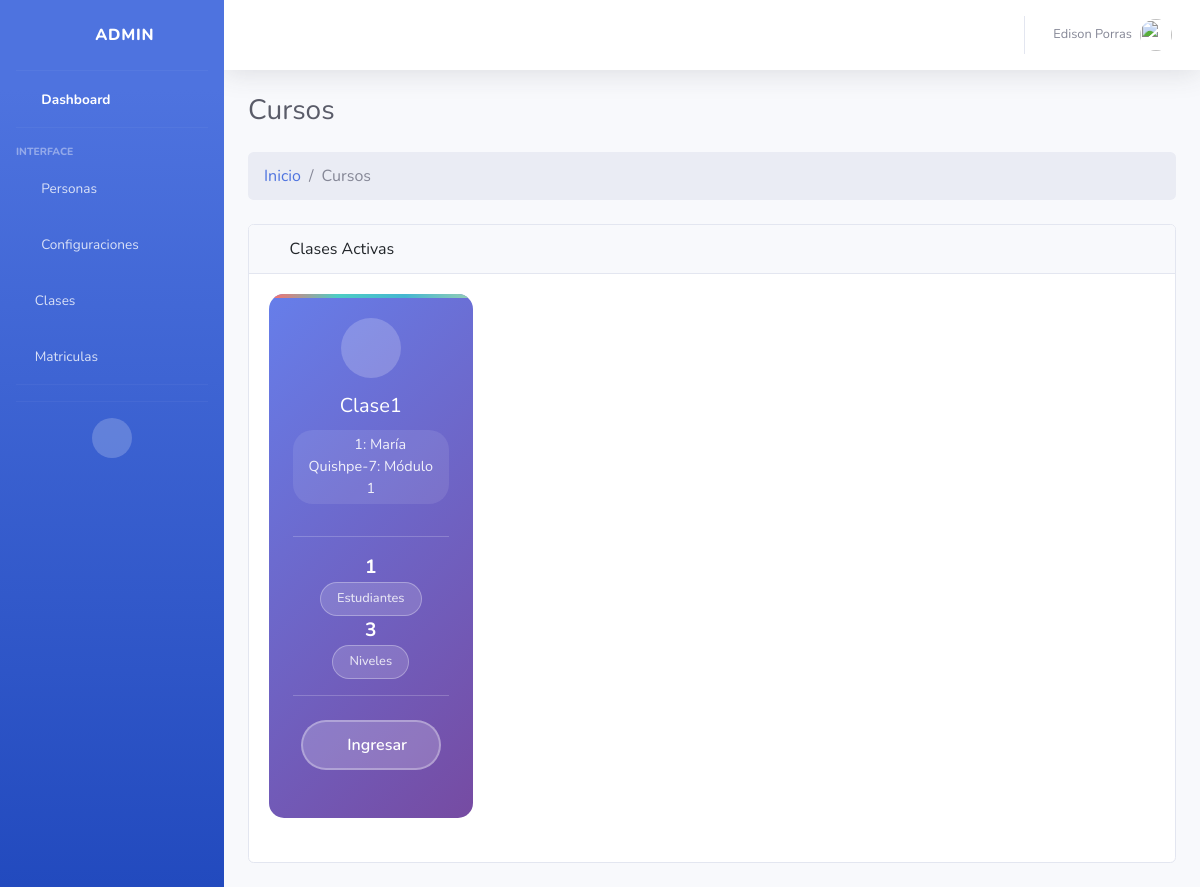
Page /matricula/ (signed in) on the committed database.
### Aplicaciones/core/models.py (models this page shows, shortened)
class Clases (models.Model):
    cla_id = models.AutoField(primary_key=True)
    fk_docente = models.ForeignKey(Docentes,verbose_name='Docente',on_delete=models.CASCADE)
    fk_modulo = models.ForeignKey(Modulos,verbose_name='Modulo',on_delete=models.CASCADE)
    cla_nombre = models.CharField(max_length=100,null=False,verbose_name="Clase:")
    cla_estado = models.BooleanField(default=True,verbose_name='Estado:')
    cla_fecha_creacion = models.DateTimeField(auto_now_add=True,verbose_name='Creado el:')
    cla_fecha_actualizacion = models.DateTimeField(auto_now=True,verbose_name='Actualizado el:')

class Docentes(models.Model):
    doc_id = models.AutoField(primary_key=True)
    fk_id_persona = models.ForeignKey(Personas,verbose_name='Persona',on_delete=models.CASCADE)
    doc_cargo = models.CharField(max_length=100,default="Null",null=False,verbose_name="Cargo:")
    doc_fotografia = models.ImageField(upload_to='docentes/',default=None,verbose_name="Fotografía:")
    doc_estado = models.BooleanField(default=True,verbose_name='Estado:')
    def __str__(self):
        return f"{self.doc_id}: {self.fk_id_persona.fk_id_usuario.first_name} {self.fk_id_persona.fk_id_usuario.last_name}"

class Personas(models.Model):
    per_id = models.AutoField(primary_key=True)
    fk_id_usuario = models.ForeignKey(User,verbose_name='Usuario',on_delete=models.CASCADE)
    per_segundo_nombre = models.CharField(max_length=50,default="Null",null=False,verbose_name="Segundo nombre:")
    per_segundo_apellido = models.CharField(max_length=50,default="Null",null=False,verbose_name="Segundo apellido:")
    per_fecha_nacimiento = models.DateField(
    null=True,          # permite guardar NULL en la base de datos
    blank=True,         # permite dejarlo en blanco en formularios
    verbose_name="Fecha de nacimiento:"
)
    per_cedula = models.CharField(max_length=15,default="Null",null=False,verbose_name="Cédula:")
    per_telefono = models.CharField(max_length=15,default="Null",null=True,verbose_name="Teléfono:")
    per_fecha_actualizacion = models.DateTimeField(auto_now=True,verbose_name='Actualizado el:')

class Modulos(models.Model):
    mod_id = models.AutoField(primary_key=True)
    mod_nombre = models.CharField(max_length=50,null=False,unique=True,verbose_name="Nombre del modulo:")
    mod_descripcion = models.CharField(max_length=100,null=False,verbose_name="Descripción del modulo:")
    mod_estado = models.BooleanField(default=True,verbose_name='Estado:')
    mod_fecha_creacion = models.DateTimeField(auto_now_add=True,verbose_name='Creado el:')
    mod_fecha_actualizacion = models.DateTimeField(auto_now=True,verbose_name='Actualizado el:')
    def __str__(self):
        return f"{self.mod_id}: {self.mod_nombre}"

### Aplicaciones/core/views/crud_matricula_views.py (the view)
# urls.py: path('', loguin_views.index, name='loguin_index'),
@admin_required
def index(request):
    clases = Clases.objects.annotate(
        num_matriculados=Count('matriculas'),
    )
    return render(request, 'matricula/Index.html', {'clases': clases})

### Aplicaciones/core/context_processors.py (called while the page is built, shortened)
def foto_perfil_usuario(request):
    if request.user.is_authenticated:
        try:
            persona = Personas.objects.get(fk_id_usuario=request.user)
        except Personas.DoesNotExist:
            return {'foto_perfil': None}
    return {'foto_perfil': None}

### Aplicaciones/core/templates/matricula/Index.html (shortened to what this page needs)
{% extends "plantillas/MasterAdmin.html" %}
{% load static %}
{% block content %}
<div class="container-fluid ">
    <div class="d-sm-flex align-items-center justify-content-between mb-4">
        <h1 class="h3 mb-0 text-gray-800">Cursos</h1>
    </div>
    <ol class="breadcrumb mb-4">
        <li class="breadcrumb-item"><a href="{% url 'core_admin' %}">Inicio</a></li>
        <li class="breadcrumb-item active">Cursos</li>
    </ol>
    <div class="card mb-4">
        <div class="card-header">
            <i class="fas fa-table me-1"></i>
            Clases Activas
        </div>
        <div class="card-body">
                <div class="row">
                        {% for clase in clases %}
                        <div class="col-md-4 col-lg-3 mb-4">
                            <div class="card class-card gradient-1 h-100">
                                <div class="card-body-custom">
                                    <div class="class-icon">
                                        <i class="fas fa-chalkboard-teacher"></i>
                                    </div>
                                    <h5 class="card-title">{{ clase.cla_nombre }}</h5>
                                    <span class="module-name">
                                        <i class="fas fa-book-open me-1"></i>
                                        {{ clase.fk_docente}}-{{ clase.fk_modulo }}
                                    </span>
                                    <div class="stats-row ">
                                        <div class="stat-item">
                                            <span class="stat-number">{{ clase.num_matriculados }}</span>
                                            <a href="{% url 'matricula_detalle' clase.cla_id %}" class=" btn-matriculados">
                                                <span class="stat-label">Estudiantes</span>
                                            </a>
                                        </div>
                                        <div class="stat-item">
                                            <span class="stat-number">{{ clase.fk_modulo.niveles.count|default:0 }}</span>
                                            <a href="#" class="btn-matriculados">
                                                <span class="stat-label">Niveles</span>
                                            </a>
                                        </div>
                                    </div>
                                    <div class="students-actions">
                                        <a href="{% url 'avance_index' clase.cla_id %}" class="btn-students">
                                            <i class="fas fa-users"></i>
                                            Ingresar
                                        </a>
                                    </div>
                                </div>
                            </div>
                        </div>
                        {% empty %}
                        <div class="col-12">
                            <div class="alert alert-info text-center">
                                No hay clases activas disponibles.
                            </div>
                        </div>
                        {% endfor %}
                    </div>
                </div>
        </div>
    </div>
</div>
{% endblock %}

### Aplicaciones/core/templates/plantillas/MasterAdmin.html (shortened to what this page needs)
{% load static %}
<!DOCTYPE html>
<html lang="es">
  <head>
    <link href="{% static 'vendor/fontawesome-free/css/all.min.css'%}" rel="stylesheet" type="text/css" />
    <link rel="stylesheet" href="{% static 'css/bootstrap.min.css' %}" />
    <link href="{% static 'vendor/bootstrap-select/css/bootstrap-select.min.css' %}" rel="stylesheet">
    <link href="{% static 'css/sb-admin-2.min.css' %}" rel="stylesheet" />
  </head>
  <body id="page-top">
    <div id="wrapper">
      <ul class="navbar-nav bg-gradient-primary sidebar sidebar-dark accordion" id="accordionSidebar">
        <a class="sidebar-brand d-flex align-items-center justify-content-center" href="{% url 'core_admin' %}">
          <div class="sidebar-brand-icon rotate-n-15">
            <i class="fas fa-laugh-wink"></i>
          </div>
          <div class="sidebar-brand-text mx-3">
            Admin
          </div>
        </a>
        <hr class="sidebar-divider my-0" />
        <li class="nav-item active">
          <a class="nav-link" href="{% url 'core_admin' %}">
            <i class="fas fa-fw fa-tachometer-alt"></i>
            <span>Dashboard</span>
          </a>
        </li>
        <hr class="sidebar-divider" />
        <div class="sidebar-heading">Interface</div>
        <li class="nav-item">
          <a class="nav-link collapsed" href="#" data-toggle="collapse" data-target="#collapseTwo" aria-expanded="true" aria-controls="collapseTwo">
            <i class="fas fa-fw fa-users"></i>
            <span>Personas</span>
          </a>
        </li>
        <li class="nav-item">
          <a class="nav-link collapsed" href="#" data-toggle="collapse" data-target="#collapseUtilities" aria-expanded="true" aria-controls="collapseUtilities">
            <i class="fas fa-fw fa-wrench"></i>
            <span>Configuraciones</span>
          </a>
        </li>
        <li class="nav-item">
          <a class="nav-link" href="{% url 'clase_index' %}">
            <i class="fa-solid fa-chalkboard-user"></i>
            <span>Clases</span>
          </a>
        </li>
         <li class="nav-item">
          <a class="nav-link" href="{% url 'matricula_index'%}">
            <i class="fa-solid fa-file"></i>
            <span>Matriculas</span>
          </a>
        </li>
        <hr class="sidebar-divider" />
        <hr class="sidebar-divider d-none d-md-block" />
        <div class="text-center d-none d-md-inline">
          <button class="rounded-circle border-0" id="sidebarToggle"></button>
        </div>
      </ul>
      <div id="content-wrapper" class="d-flex flex-column">
        <div id="content">
          <nav class="navbar navbar-expand navbar-light bg-white topbar mb-4 static-top shadow">
            <ul class="navbar-nav ml-auto">
              <li class="nav-item dropdown no-arrow">
                <a class="nav-link dropdown-toggle" href="#" id="userDropdown" role="button" data-toggle="dropdown" aria-haspopup="true" aria-expanded="false">
                  <span class="mr-2 d-none d-lg-inline text-gray-600 small">{{ user.first_name }} {{ user.last_name }}</span>
                  <img class="img-profile rounded-circle" src="{{ foto_perfil }}" onerror="this.onerror=null;this.src='{% static 'img/undraw_profile.svg' %}';" />
                </a>
              </li>
            </ul>
          </nav>
            {% block content %}
            {% endblock %}
          </div>
        </div>
  </body>
</html>

### Aplicaciones/core/templates/matricula/Index.html (style rules this page uses)
.class-card { border: none; border-radius: 15px; overflow: hidden; transition: all 0.3s ease; background: linear-gradient(135deg, #667eea 0%, #764ba2 100%); color: white; position: relative; }
.class-card::before { content: ''; position: absolute; top: 0; left: 0; right: 0; height: 4px; background: linear-gradient(90deg, #ff6b6b, #4ecdc4, #45b7d1, #96ceb4); }
.class-icon { width: 60px; height: 60px; background: rgba(255, 255, 255, 0.2); border-radius: 50%; display: flex; align-items: center; justify-content: center; margin: 0 auto 1rem; font-size: 1.5rem; }
.module-name { font-size: 0.9rem; opacity: 0.9; background: rgba(255, 255, 255, 0.1); padding: 0.3rem 0.8rem; border-radius: 20px; display: inline-block; margin-bottom: 1rem; }
.card-body-custom { padding: 1.5rem; text-align: center; }
.students-actions { display: flex; flex-wrap: wrap; justify-content: center; gap: 1rem; margin: 1.5rem 0; }
.btn-students { background: rgba(255, 255, 255, 0.2); border: 2px solid rgba(255, 255, 255, 0.3); color: white; padding: 0.7rem 1.5rem; border-radius: 25px; font-weight: 600; transition: all 0.3s ease; text-decoration: none; display: inline-flex; align-items: center; gap: 0.5rem; min-width: 140px; }
.btn-matriculados { background: rgba(255, 255, 255, 0.15); border: 1px solid rgba(255, 255, 255, 0.3); color: #fff; padding: 0.4rem 1rem; border-radius: 20px; font-size: 0.85rem; font-weight: 500; transition: all 0.2s ease-in-out; text-decoration: none; display: inline-flex; align-items: center; gap: 0.4rem; }
.stats-row { display: flex; justify-content: center; flex-wrap: wrap; gap:'1rem'; margin: 1rem 0; padding: 1rem 0; border-top: 1px solid rgba(255, 255, 255, 0.2); border-bottom: 1px solid rgba(255, 255, 255, 0.2); }
.stat-item { text-align: center; flex: 100px; }
.stat-number { font-size: 1.2rem; font-weight: bold; display: block; }
.stat-label { font-size: 0.8rem; opacity: 0.8; }
.gradient-1 { background: linear-gradient(135deg, #667eea 0%, #764ba2 100%); }

### rows in the picture
Clases: cla_nombre "Clase1", fk_docente "1: María Quishpe", fk_modulo "7: Módulo 1", num_matriculados "1", fk_modulo.niveles.count "3"

### other values in the picture
{{ user.first_name }} "Edison"
{{ user.last_name }} "Porras"
